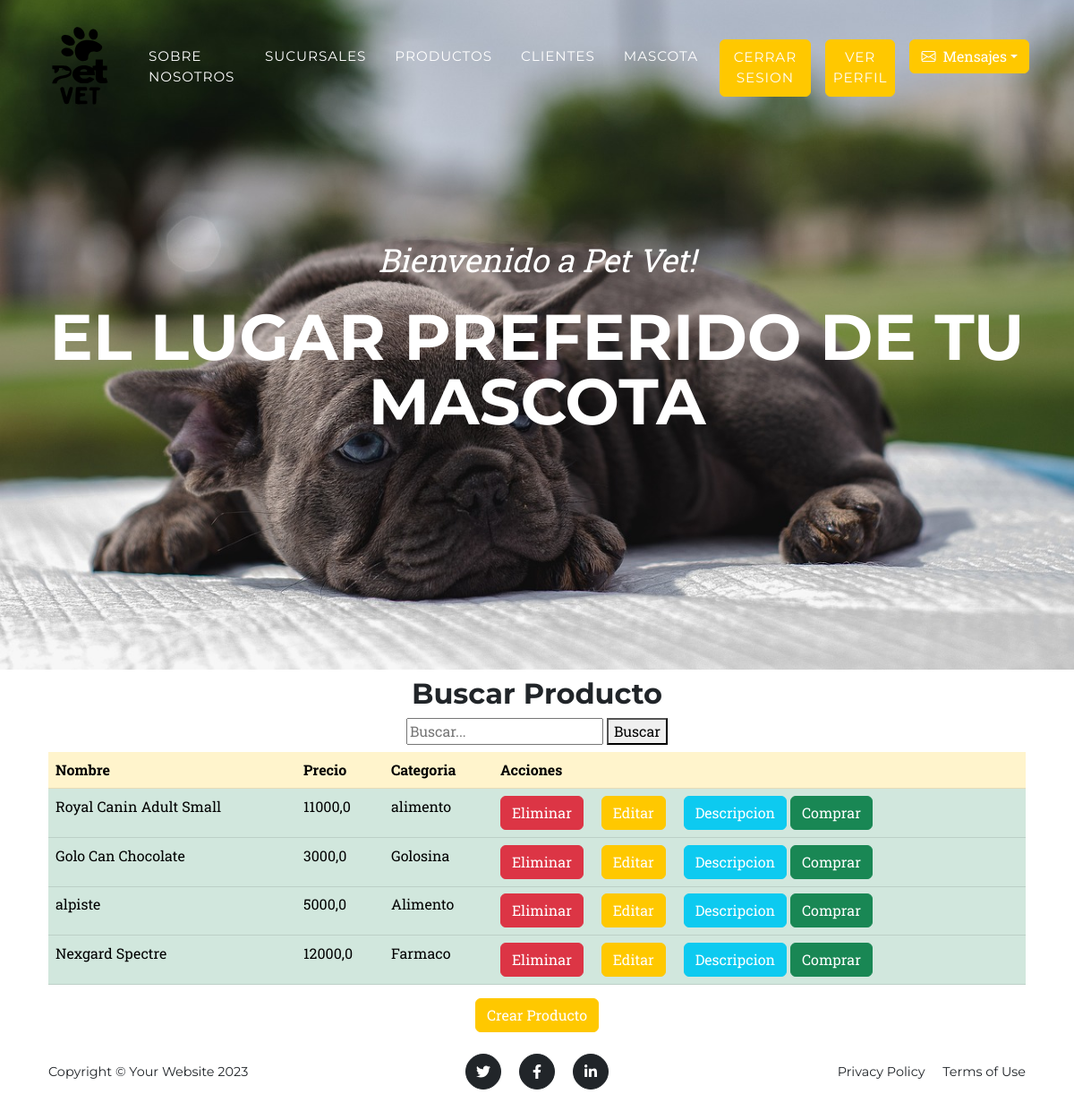
Before: /producto/ (signed in) with the older database file.
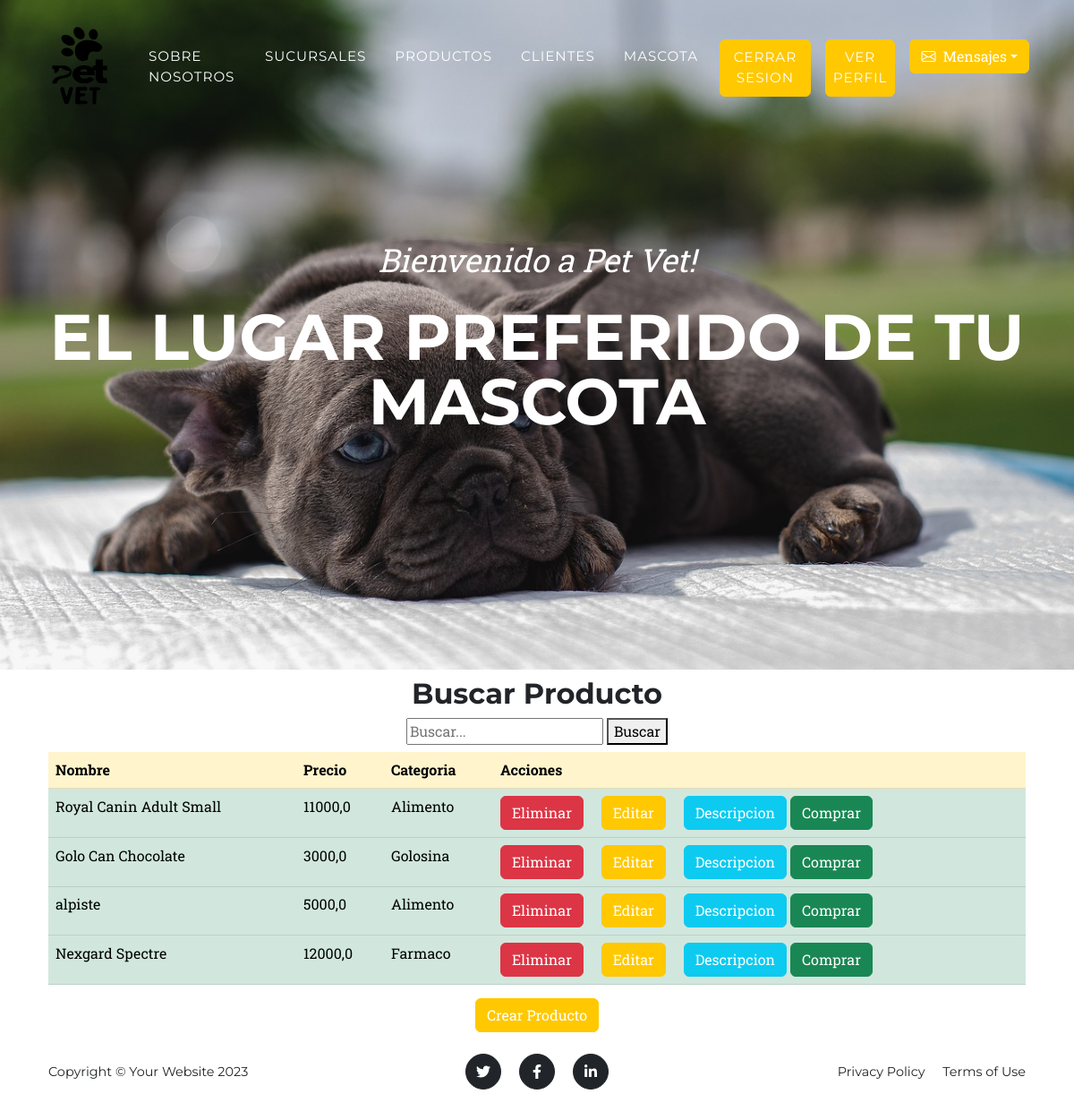
After: the same page with the newer database file.
### app_vete/models.py (models this page shows, shortened)
class Producto(models.Model):
    nombre = models.CharField(max_length=100)
    precio = models.FloatField()
    categoria = models.CharField(max_length=50)
    descripcion = models.TextField(null=True)

### app_vete/views.py (the view)
# urls.py: path('producto/', views.producto, name = "producto"),
@login_required
def producto(request):
    query = request.GET.get('q')
    if query:
        producto = Producto.objects.filter(Q(nombre__icontains=query) | Q(precio__icontains=query) | Q(categoria__icontains=query))
    else:
        producto = Producto.objects.all()
    return render(request,"app_vete/producto.html", {"producto": producto})

### app_vete/templates/app_vete/producto.html (shortened to what this page needs)
{% extends "app_vete/base.html" %}
{% load static %}
{% block content %}
<div class ="container">
  <h2 class="text-center mt-2" id="producto">Buscar Producto</h2>
  <div class="d-flex flex-column align-items-center mb-2">
      <form action="" method="GET">
          <input type="text" name="q" placeholder="Buscar..." required>
          <button type="submit">Buscar</button>
      </form>
  </div>
    <div class ="container">
        <table class="table">
            <thead>
              <tr table class="table-primary">
                <th scope="col">Nombre</th>
                <th scope="col">Precio</th>
                <th scope="col">Categoria</th>
                <th scope="col">Acciones</th>
              </tr>
            </thead>
            <tbody>
                {% for productos in producto %}
              <tr table class="table-success">
                <td>{{ productos.nombre }}</td>
                <td>{{ productos.precio }}</td>
                <td>{{ productos.categoria }}</td>
                <td>
                {% if user.is_superuser %}
                <a class="btn btn-danger me-3" href = "{% url 'delete-producto' productos.id %}">Eliminar</a>
                <a class="btn btn-warning me-3" href = "{% url 'editar-producto' productos.id %}">Editar</a>
                {% endif %}
                {% if user.is_authenticated %}
                <a class="btn btn-info" href = "{% url 'descripcion-producto' productos.id %}">Descripcion</a>
                <a class="btn btn-success" href = "{% url 'pagina-remodelacion' %}#mensaje">Comprar</a>
                {% endif %}
                </td>
              </tr>
              <tr>
                {% endfor %}
            </tbody>
          </table>
    </div>
    {% if user.is_superuser %}
    <div class="text-center">
      <a href="{% url 'producto-form' %}" class="btn btn-primary">Crear Producto</a>
    </div>
    {% endif %}
{% endblock %}

Changed rows visible on the page:
changed Producto "Royal Canin Adult Small": categoria "alimento" → "Alimento"
